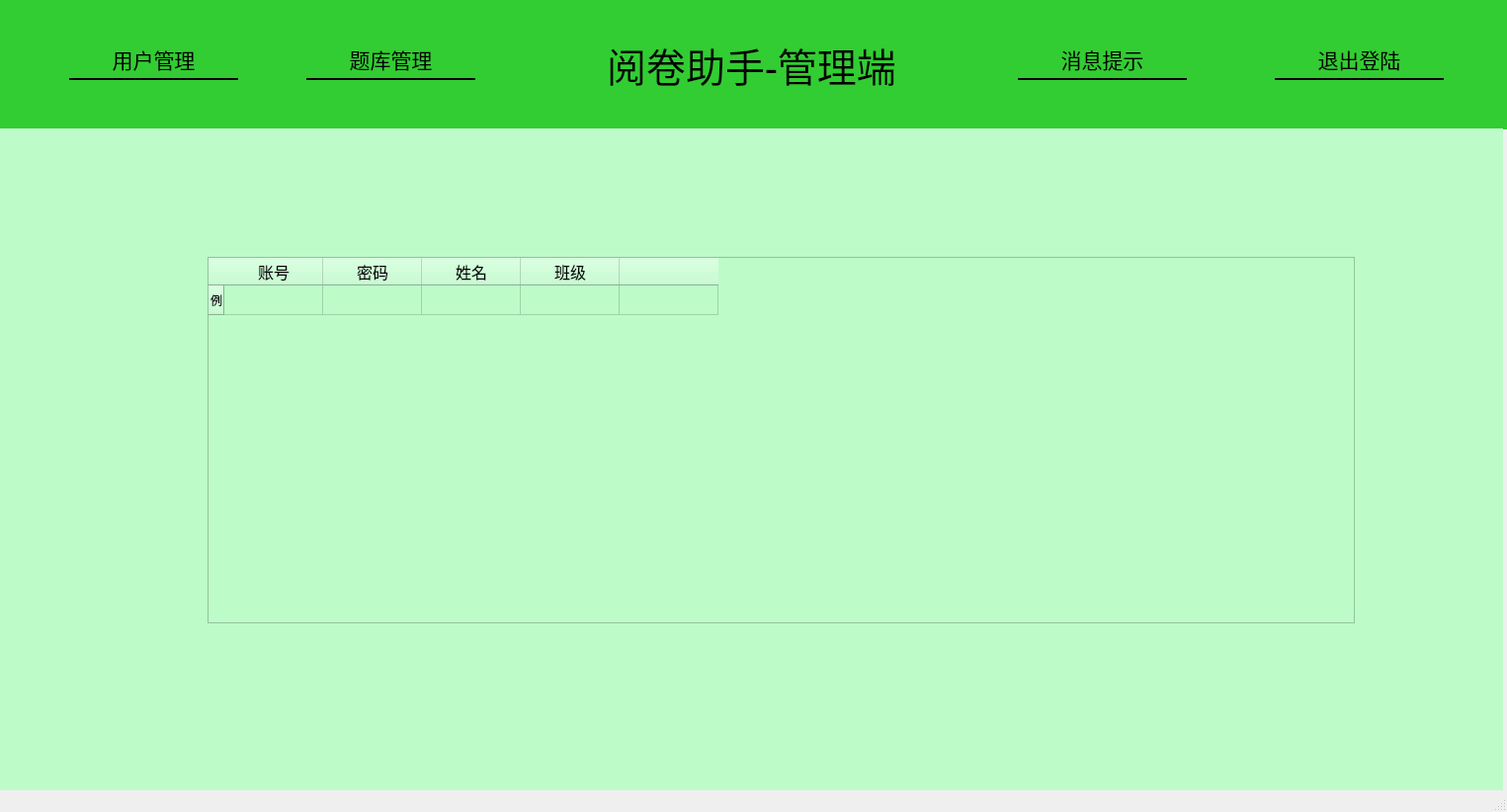
<?xml version="1.0" encoding="UTF-8"?>
<ui version="4.0">
 <class>MainWindow</class>
 <widget class="QMainWindow" name="MainWindow">
  <property name="geometry">
   <rect>
    <x>0</x>
    <y>0</y>
    <width>1525</width>
    <height>822</height>
   </rect>
  </property>
  <property name="palette">
   <palette>
    <active>
     <colorrole role="Base">
      <brush brushstyle="SolidPattern">
       <color alpha="255">
        <red>0</red>
        <green>255</green>
        <blue>0</blue>
       </color>
      </brush>
     </colorrole>
    </active>
    <inactive>
     <colorrole role="Base">
      <brush brushstyle="SolidPattern">
       <color alpha="255">
        <red>0</red>
        <green>255</green>
        <blue>0</blue>
       </color>
      </brush>
     </colorrole>
    </inactive>
    <disabled>
     <colorrole role="Base">
      <brush brushstyle="SolidPattern">
       <color alpha="255">
        <red>240</red>
        <green>240</green>
        <blue>240</blue>
       </color>
      </brush>
     </colorrole>
    </disabled>
   </palette>
  </property>
  <property name="windowTitle">
   <string>MainWindow</string>
  </property>
  <widget class="QWidget" name="centralwidget">
   <widget class="QWidget" name="widget" native="true">
    <property name="geometry">
     <rect>
      <x>-10</x>
      <y>0</y>
      <width>1581</width>
      <height>131</height>
     </rect>
    </property>
    <property name="palette">
     <palette>
      <active>
       <colorrole role="Button">
        <brush brushstyle="SolidPattern">
         <color alpha="255">
          <red>50</red>
          <green>205</green>
          <blue>50</blue>
         </color>
        </brush>
       </colorrole>
       <colorrole role="Base">
        <brush brushstyle="SolidPattern">
         <color alpha="255">
          <red>50</red>
          <green>205</green>
          <blue>50</blue>
         </color>
        </brush>
       </colorrole>
       <colorrole role="Window">
        <brush brushstyle="SolidPattern">
         <color alpha="255">
          <red>50</red>
          <green>205</green>
          <blue>50</blue>
         </color>
        </brush>
       </colorrole>
      </active>
      <inactive>
       <colorrole role="Button">
        <brush brushstyle="SolidPattern">
         <color alpha="255">
          <red>50</red>
          <green>205</green>
          <blue>50</blue>
         </color>
        </brush>
       </colorrole>
       <colorrole role="Base">
        <brush brushstyle="SolidPattern">
         <color alpha="255">
          <red>50</red>
          <green>205</green>
          <blue>50</blue>
         </color>
        </brush>
       </colorrole>
       <colorrole role="Window">
        <brush brushstyle="SolidPattern">
         <color alpha="255">
          <red>50</red>
          <green>205</green>
          <blue>50</blue>
         </color>
        </brush>
       </colorrole>
      </inactive>
      <disabled>
       <colorrole role="Button">
        <brush brushstyle="SolidPattern">
         <color alpha="255">
          <red>50</red>
          <green>205</green>
          <blue>50</blue>
         </color>
        </brush>
       </colorrole>
       <colorrole role="Base">
        <brush brushstyle="SolidPattern">
         <color alpha="255">
          <red>50</red>
          <green>205</green>
          <blue>50</blue>
         </color>
        </brush>
       </colorrole>
       <colorrole role="Window">
        <brush brushstyle="SolidPattern">
         <color alpha="255">
          <red>50</red>
          <green>205</green>
          <blue>50</blue>
         </color>
        </brush>
       </colorrole>
      </disabled>
     </palette>
    </property>
    <property name="styleSheet">
     <string notr="true">QWidget{
	background-color: #32CD32;
}</string>
    </property>
    <widget class="QLabel" name="label">
     <property name="geometry">
      <rect>
       <x>540</x>
       <y>0</y>
       <width>461</width>
       <height>131</height>
      </rect>
     </property>
     <property name="font">
      <font>
       <family>楷体</family>
       <pointsize>30</pointsize>
       <underline>false</underline>
      </font>
     </property>
     <property name="styleSheet">
      <string notr="true">Label{
	text-align: center;
}</string>
     </property>
     <property name="text">
      <string>阅卷助手-管理端</string>
     </property>
     <property name="alignment">
      <set>Qt::AlignCenter</set>
     </property>
    </widget>
    <widget class="QPushButton" name="pushButton">
     <property name="geometry">
      <rect>
       <x>80</x>
       <y>40</y>
       <width>171</width>
       <height>41</height>
      </rect>
     </property>
     <property name="font">
      <font>
       <pointsize>16</pointsize>
       <underline>false</underline>
      </font>
     </property>
     <property name="styleSheet">
      <string notr="true">QPushButton{
	border: 0px;
	border-bottom:  2px solid #000;
}</string>
     </property>
     <property name="text">
      <string>用户管理</string>
     </property>
    </widget>
    <widget class="QPushButton" name="pushButton_3">
     <property name="geometry">
      <rect>
       <x>1040</x>
       <y>40</y>
       <width>171</width>
       <height>41</height>
      </rect>
     </property>
     <property name="font">
      <font>
       <pointsize>16</pointsize>
       <underline>false</underline>
      </font>
     </property>
     <property name="styleSheet">
      <string notr="true">QPushButton{
	border: 0px;
	border-bottom:  2px solid #000;
}</string>
     </property>
     <property name="text">
      <string>消息提示</string>
     </property>
    </widget>
    <widget class="QPushButton" name="pushButton_4">
     <property name="geometry">
      <rect>
       <x>1300</x>
       <y>40</y>
       <width>171</width>
       <height>41</height>
      </rect>
     </property>
     <property name="font">
      <font>
       <pointsize>16</pointsize>
       <underline>false</underline>
      </font>
     </property>
     <property name="styleSheet">
      <string notr="true">QPushButton{
	border: 0px;
	border-bottom:  2px solid #000;
}</string>
     </property>
     <property name="text">
      <string>退出登陆</string>
     </property>
    </widget>
    <widget class="QPushButton" name="pushButton_2">
     <property name="geometry">
      <rect>
       <x>320</x>
       <y>40</y>
       <width>171</width>
       <height>41</height>
      </rect>
     </property>
     <property name="font">
      <font>
       <pointsize>16</pointsize>
       <underline>false</underline>
      </font>
     </property>
     <property name="styleSheet">
      <string notr="true">QPushButton{
	border: 0px;
	border-bottom:  2px solid #000;
}</string>
     </property>
     <property name="text">
      <string>题库管理</string>
     </property>
    </widget>
   </widget>
   <widget class="QStackedWidget" name="stackedWidget">
    <property name="geometry">
     <rect>
      <x>0</x>
      <y>130</y>
      <width>1521</width>
      <height>711</height>
     </rect>
    </property>
    <property name="palette">
     <palette>
      <active>
       <colorrole role="Base">
        <brush brushstyle="SolidPattern">
         <color alpha="255">
          <red>255</red>
          <green>255</green>
          <blue>205</blue>
         </color>
        </brush>
       </colorrole>
       <colorrole role="Window">
        <brush brushstyle="SolidPattern">
         <color alpha="255">
          <red>255</red>
          <green>255</green>
          <blue>205</blue>
         </color>
        </brush>
       </colorrole>
      </active>
      <inactive>
       <colorrole role="Base">
        <brush brushstyle="SolidPattern">
         <color alpha="255">
          <red>255</red>
          <green>255</green>
          <blue>205</blue>
         </color>
        </brush>
       </colorrole>
       <colorrole role="Window">
        <brush brushstyle="SolidPattern">
         <color alpha="255">
          <red>255</red>
          <green>255</green>
          <blue>205</blue>
         </color>
        </brush>
       </colorrole>
      </inactive>
      <disabled>
       <colorrole role="Base">
        <brush brushstyle="SolidPattern">
         <color alpha="255">
          <red>255</red>
          <green>255</green>
          <blue>205</blue>
         </color>
        </brush>
       </colorrole>
       <colorrole role="Window">
        <brush brushstyle="SolidPattern">
         <color alpha="255">
          <red>255</red>
          <green>255</green>
          <blue>205</blue>
         </color>
        </brush>
       </colorrole>
      </disabled>
     </palette>
    </property>
    <property name="styleSheet">
     <string notr="true">QStackWidget{
	background-color: #FFFFCD;
}</string>
    </property>
    <property name="currentIndex">
     <number>1</number>
    </property>
    <widget class="QWidget" name="page">
     <property name="styleSheet">
      <string notr="true">QWidget{
	background-color: #BDFCC9;
}</string>
     </property>
     <widget class="QLabel" name="label_2">
      <property name="geometry">
       <rect>
        <x>70</x>
        <y>70</y>
        <width>561</width>
        <height>31</height>
       </rect>
      </property>
      <property name="font">
       <font>
        <pointsize>14</pointsize>
       </font>
      </property>
      <property name="text">
       <string>欢迎您，XXX管理员，现在是XXXX年XX月XX日 XX:XX:XX</string>
      </property>
     </widget>
     <widget class="QLabel" name="label_3">
      <property name="geometry">
       <rect>
        <x>70</x>
        <y>160</y>
        <width>991</width>
        <height>111</height>
       </rect>
      </property>
      <property name="font">
       <font>
        <pointsize>14</pointsize>
       </font>
      </property>
      <property name="text">
       <string>截止目前系统已注册账号有XX个，其中有XX个学生账号，XX个教师账号，XX个管理员账号。

截止目前系统已上传题目XX道。</string>
      </property>
     </widget>
    </widget>
    <widget class="QWidget" name="page_2">
     <property name="styleSheet">
      <string notr="true">QWidget{
	background-color: #BDFCC9;
}</string>
     </property>
     <widget class="QTableWidget" name="tableWidget_2">
      <property name="geometry">
       <rect>
        <x>210</x>
        <y>130</y>
        <width>1161</width>
        <height>371</height>
       </rect>
      </property>
      <property name="palette">
       <palette>
        <active>
         <colorrole role="WindowText">
          <brush brushstyle="SolidPattern">
           <color alpha="255">
            <red>0</red>
            <green>0</green>
            <blue>0</blue>
           </color>
          </brush>
         </colorrole>
         <colorrole role="Button">
          <brush brushstyle="SolidPattern">
           <color alpha="255">
            <red>189</red>
            <green>252</green>
            <blue>201</blue>
           </color>
          </brush>
         </colorrole>
         <colorrole role="Light">
          <brush brushstyle="SolidPattern">
           <color alpha="255">
            <red>255</red>
            <green>230</green>
            <blue>203</blue>
           </color>
          </brush>
         </colorrole>
         <colorrole role="Midlight">
          <brush brushstyle="SolidPattern">
           <color alpha="255">
            <red>241</red>
            <green>199</green>
            <blue>154</blue>
           </color>
          </brush>
         </colorrole>
         <colorrole role="Dark">
          <brush brushstyle="SolidPattern">
           <color alpha="255">
            <red>113</red>
            <green>84</green>
            <blue>52</blue>
           </color>
          </brush>
         </colorrole>
         <colorrole role="Mid">
          <brush brushstyle="SolidPattern">
           <color alpha="255">
            <red>151</red>
            <green>112</green>
            <blue>70</blue>
           </color>
          </brush>
         </colorrole>
         <colorrole role="Text">
          <brush brushstyle="SolidPattern">
           <color alpha="255">
            <red>0</red>
            <green>0</green>
            <blue>0</blue>
           </color>
          </brush>
         </colorrole>
         <colorrole role="BrightText">
          <brush brushstyle="SolidPattern">
           <color alpha="255">
            <red>255</red>
            <green>255</green>
            <blue>255</blue>
           </color>
          </brush>
         </colorrole>
         <colorrole role="ButtonText">
          <brush brushstyle="SolidPattern">
           <color alpha="255">
            <red>0</red>
            <green>0</green>
            <blue>0</blue>
           </color>
          </brush>
         </colorrole>
         <colorrole role="Base">
          <brush brushstyle="SolidPattern">
           <color alpha="255">
            <red>255</red>
            <green>255</green>
            <blue>255</blue>
           </color>
          </brush>
         </colorrole>
         <colorrole role="Window">
          <brush brushstyle="SolidPattern">
           <color alpha="255">
            <red>189</red>
            <green>252</green>
            <blue>201</blue>
           </color>
          </brush>
         </colorrole>
         <colorrole role="Shadow">
          <brush brushstyle="SolidPattern">
           <color alpha="255">
            <red>0</red>
            <green>0</green>
            <blue>0</blue>
           </color>
          </brush>
         </colorrole>
         <colorrole role="AlternateBase">
          <brush brushstyle="SolidPattern">
           <color alpha="255">
            <red>241</red>
            <green>211</green>
            <blue>180</blue>
           </color>
          </brush>
         </colorrole>
         <colorrole role="ToolTipBase">
          <brush brushstyle="SolidPattern">
           <color alpha="255">
            <red>255</red>
            <green>255</green>
            <blue>220</blue>
           </color>
          </brush>
         </colorrole>
         <colorrole role="ToolTipText">
          <brush brushstyle="SolidPattern">
           <color alpha="255">
            <red>0</red>
            <green>0</green>
            <blue>0</blue>
           </color>
          </brush>
         </colorrole>
         <colorrole role="PlaceholderText">
          <brush brushstyle="SolidPattern">
           <color alpha="128">
            <red>0</red>
            <green>0</green>
            <blue>0</blue>
           </color>
          </brush>
         </colorrole>
        </active>
        <inactive>
         <colorrole role="WindowText">
          <brush brushstyle="SolidPattern">
           <color alpha="255">
            <red>0</red>
            <green>0</green>
            <blue>0</blue>
           </color>
          </brush>
         </colorrole>
         <colorrole role="Button">
          <brush brushstyle="SolidPattern">
           <color alpha="255">
            <red>189</red>
            <green>252</green>
            <blue>201</blue>
           </color>
          </brush>
         </colorrole>
         <colorrole role="Light">
          <brush brushstyle="SolidPattern">
           <color alpha="255">
            <red>255</red>
            <green>230</green>
            <blue>203</blue>
           </color>
          </brush>
         </colorrole>
         <colorrole role="Midlight">
          <brush brushstyle="SolidPattern">
           <color alpha="255">
            <red>241</red>
            <green>199</green>
            <blue>154</blue>
           </color>
          </brush>
         </colorrole>
         <colorrole role="Dark">
          <brush brushstyle="SolidPattern">
           <color alpha="255">
            <red>113</red>
            <green>84</green>
            <blue>52</blue>
           </color>
          </brush>
         </colorrole>
         <colorrole role="Mid">
          <brush brushstyle="SolidPattern">
           <color alpha="255">
            <red>151</red>
            <green>112</green>
            <blue>70</blue>
           </color>
          </brush>
         </colorrole>
         <colorrole role="Text">
          <brush brushstyle="SolidPattern">
           <color alpha="255">
            <red>0</red>
            <green>0</green>
            <blue>0</blue>
           </color>
          </brush>
         </colorrole>
         <colorrole role="BrightText">
          <brush brushstyle="SolidPattern">
           <color alpha="255">
            <red>255</red>
            <green>255</green>
            <blue>255</blue>
           </color>
          </brush>
         </colorrole>
         <colorrole role="ButtonText">
          <brush brushstyle="SolidPattern">
           <color alpha="255">
            <red>0</red>
            <green>0</green>
            <blue>0</blue>
           </color>
          </brush>
         </colorrole>
         <colorrole role="Base">
          <brush brushstyle="SolidPattern">
           <color alpha="255">
            <red>255</red>
            <green>255</green>
            <blue>255</blue>
           </color>
          </brush>
         </colorrole>
         <colorrole role="Window">
          <brush brushstyle="SolidPattern">
           <color alpha="255">
            <red>189</red>
            <green>252</green>
            <blue>201</blue>
           </color>
          </brush>
         </colorrole>
         <colorrole role="Shadow">
          <brush brushstyle="SolidPattern">
           <color alpha="255">
            <red>0</red>
            <green>0</green>
            <blue>0</blue>
           </color>
          </brush>
         </colorrole>
         <colorrole role="AlternateBase">
          <brush brushstyle="SolidPattern">
           <color alpha="255">
            <red>241</red>
            <green>211</green>
            <blue>180</blue>
           </color>
          </brush>
         </colorrole>
         <colorrole role="ToolTipBase">
          <brush brushstyle="SolidPattern">
           <color alpha="255">
            <red>255</red>
            <green>255</green>
            <blue>220</blue>
           </color>
          </brush>
         </colorrole>
         <colorrole role="ToolTipText">
          <brush brushstyle="SolidPattern">
           <color alpha="255">
            <red>0</red>
            <green>0</green>
            <blue>0</blue>
           </color>
          </brush>
         </colorrole>
         <colorrole role="PlaceholderText">
          <brush brushstyle="SolidPattern">
           <color alpha="128">
            <red>0</red>
            <green>0</green>
            <blue>0</blue>
           </color>
          </brush>
         </colorrole>
        </inactive>
        <disabled>
         <colorrole role="WindowText">
          <brush brushstyle="SolidPattern">
           <color alpha="255">
            <red>113</red>
            <green>84</green>
            <blue>52</blue>
           </color>
          </brush>
         </colorrole>
         <colorrole role="Button">
          <brush brushstyle="SolidPattern">
           <color alpha="255">
            <red>189</red>
            <green>252</green>
            <blue>201</blue>
           </color>
          </brush>
         </colorrole>
         <colorrole role="Light">
          <brush brushstyle="SolidPattern">
           <color alpha="255">
            <red>255</red>
            <green>230</green>
            <blue>203</blue>
           </color>
          </brush>
         </colorrole>
         <colorrole role="Midlight">
          <brush brushstyle="SolidPattern">
           <color alpha="255">
            <red>241</red>
            <green>199</green>
            <blue>154</blue>
           </color>
          </brush>
         </colorrole>
         <colorrole role="Dark">
          <brush brushstyle="SolidPattern">
           <color alpha="255">
            <red>113</red>
            <green>84</green>
            <blue>52</blue>
           </color>
          </brush>
         </colorrole>
         <colorrole role="Mid">
          <brush brushstyle="SolidPattern">
           <color alpha="255">
            <red>151</red>
            <green>112</green>
            <blue>70</blue>
           </color>
          </brush>
         </colorrole>
         <colorrole role="Text">
          <brush brushstyle="SolidPattern">
           <color alpha="255">
            <red>113</red>
            <green>84</green>
            <blue>52</blue>
           </color>
          </brush>
         </colorrole>
         <colorrole role="BrightText">
          <brush brushstyle="SolidPattern">
           <color alpha="255">
            <red>255</red>
            <green>255</green>
            <blue>255</blue>
           </color>
          </brush>
         </colorrole>
         <colorrole role="ButtonText">
          <brush brushstyle="SolidPattern">
           <color alpha="255">
            <red>113</red>
            <green>84</green>
            <blue>52</blue>
           </color>
          </brush>
         </colorrole>
         <colorrole role="Base">
          <brush brushstyle="SolidPattern">
           <color alpha="255">
            <red>189</red>
            <green>252</green>
            <blue>201</blue>
           </color>
          </brush>
         </colorrole>
         <colorrole role="Window">
          <brush brushstyle="SolidPattern">
           <color alpha="255">
            <red>189</red>
            <green>252</green>
            <blue>201</blue>
           </color>
          </brush>
         </colorrole>
         <colorrole role="Shadow">
          <brush brushstyle="SolidPattern">
           <color alpha="255">
            <red>0</red>
            <green>0</green>
            <blue>0</blue>
           </color>
          </brush>
         </colorrole>
         <colorrole role="AlternateBase">
          <brush brushstyle="SolidPattern">
           <color alpha="255">
            <red>227</red>
            <green>168</green>
            <blue>105</blue>
           </color>
          </brush>
         </colorrole>
         <colorrole role="ToolTipBase">
          <brush brushstyle="SolidPattern">
           <color alpha="255">
            <red>255</red>
            <green>255</green>
            <blue>220</blue>
           </color>
          </brush>
         </colorrole>
         <colorrole role="ToolTipText">
          <brush brushstyle="SolidPattern">
           <color alpha="255">
            <red>0</red>
            <green>0</green>
            <blue>0</blue>
           </color>
          </brush>
         </colorrole>
         <colorrole role="PlaceholderText">
          <brush brushstyle="SolidPattern">
           <color alpha="128">
            <red>0</red>
            <green>0</green>
            <blue>0</blue>
           </color>
          </brush>
         </colorrole>
        </disabled>
       </palette>
      </property>
      <row>
       <property name="text">
        <string>例</string>
       </property>
      </row>
      <column>
       <property name="text">
        <string>账号</string>
       </property>
       <property name="font">
        <font>
         <pointsize>12</pointsize>
        </font>
       </property>
       <property name="background">
        <color>
         <red>255</red>
         <green>255</green>
         <blue>255</blue>
        </color>
       </property>
      </column>
      <column>
       <property name="text">
        <string>密码</string>
       </property>
       <property name="font">
        <font>
         <pointsize>12</pointsize>
        </font>
       </property>
      </column>
      <column>
       <property name="text">
        <string>姓名</string>
       </property>
       <property name="font">
        <font>
         <pointsize>12</pointsize>
        </font>
       </property>
      </column>
      <column>
       <property name="text">
        <string>班级</string>
       </property>
       <property name="font">
        <font>
         <pointsize>12</pointsize>
        </font>
       </property>
       <property name="background">
        <color>
         <red>255</red>
         <green>255</green>
         <blue>255</blue>
        </color>
       </property>
      </column>
      <column>
       <property name="text">
        <string/>
       </property>
       <property name="font">
        <font>
         <pointsize>12</pointsize>
        </font>
       </property>
      </column>
      <item row="0" column="3">
       <property name="text">
        <string/>
       </property>
      </item>
     </widget>
    </widget>
    <widget class="QWidget" name="page_3">
     <property name="palette">
      <palette>
       <active>
        <colorrole role="Base">
         <brush brushstyle="SolidPattern">
          <color alpha="255">
           <red>255</red>
           <green>255</green>
           <blue>255</blue>
          </color>
         </brush>
        </colorrole>
        <colorrole role="Window">
         <brush brushstyle="SolidPattern">
          <color alpha="255">
           <red>189</red>
           <green>252</green>
           <blue>201</blue>
          </color>
         </brush>
        </colorrole>
       </active>
       <inactive>
        <colorrole role="Base">
         <brush brushstyle="SolidPattern">
          <color alpha="255">
           <red>255</red>
           <green>255</green>
           <blue>255</blue>
          </color>
         </brush>
        </colorrole>
        <colorrole role="Window">
         <brush brushstyle="SolidPattern">
          <color alpha="255">
           <red>189</red>
           <green>252</green>
           <blue>201</blue>
          </color>
         </brush>
        </colorrole>
       </inactive>
       <disabled>
        <colorrole role="Base">
         <brush brushstyle="SolidPattern">
          <color alpha="255">
           <red>189</red>
           <green>252</green>
           <blue>201</blue>
          </color>
         </brush>
        </colorrole>
        <colorrole role="Window">
         <brush brushstyle="SolidPattern">
          <color alpha="255">
           <red>189</red>
           <green>252</green>
           <blue>201</blue>
          </color>
         </brush>
        </colorrole>
       </disabled>
      </palette>
     </property>
     <property name="styleSheet">
      <string notr="true">QStackWidget{
	background-color: #FFFFCD;
}</string>
     </property>
     <widget class="QTableWidget" name="tableWidget_3">
      <property name="geometry">
       <rect>
        <x>160</x>
        <y>140</y>
        <width>1161</width>
        <height>371</height>
       </rect>
      </property>
      <property name="palette">
       <palette>
        <active>
         <colorrole role="WindowText">
          <brush brushstyle="SolidPattern">
           <color alpha="255">
            <red>0</red>
            <green>0</green>
            <blue>0</blue>
           </color>
          </brush>
         </colorrole>
         <colorrole role="Button">
          <brush brushstyle="SolidPattern">
           <color alpha="255">
            <red>189</red>
            <green>252</green>
            <blue>201</blue>
           </color>
          </brush>
         </colorrole>
         <colorrole role="Light">
          <brush brushstyle="SolidPattern">
           <color alpha="255">
            <red>255</red>
            <green>230</green>
            <blue>203</blue>
           </color>
          </brush>
         </colorrole>
         <colorrole role="Midlight">
          <brush brushstyle="SolidPattern">
           <color alpha="255">
            <red>241</red>
            <green>199</green>
            <blue>154</blue>
           </color>
          </brush>
         </colorrole>
         <colorrole role="Dark">
          <brush brushstyle="SolidPattern">
           <color alpha="255">
            <red>113</red>
            <green>84</green>
            <blue>52</blue>
           </color>
          </brush>
         </colorrole>
         <colorrole role="Mid">
          <brush brushstyle="SolidPattern">
           <color alpha="255">
            <red>151</red>
            <green>112</green>
            <blue>70</blue>
           </color>
          </brush>
         </colorrole>
         <colorrole role="Text">
          <brush brushstyle="SolidPattern">
           <color alpha="255">
            <red>0</red>
            <green>0</green>
            <blue>0</blue>
           </color>
          </brush>
         </colorrole>
         <colorrole role="BrightText">
          <brush brushstyle="SolidPattern">
           <color alpha="255">
            <red>255</red>
            <green>255</green>
            <blue>255</blue>
           </color>
          </brush>
         </colorrole>
         <colorrole role="ButtonText">
          <brush brushstyle="SolidPattern">
           <color alpha="255">
            <red>0</red>
            <green>0</green>
            <blue>0</blue>
           </color>
          </brush>
         </colorrole>
         <colorrole role="Base">
          <brush brushstyle="SolidPattern">
           <color alpha="255">
            <red>255</red>
            <green>255</green>
            <blue>255</blue>
           </color>
          </brush>
         </colorrole>
         <colorrole role="Window">
          <brush brushstyle="SolidPattern">
           <color alpha="255">
            <red>189</red>
            <green>252</green>
            <blue>201</blue>
           </color>
          </brush>
         </colorrole>
         <colorrole role="Shadow">
          <brush brushstyle="SolidPattern">
           <color alpha="255">
            <red>0</red>
            <green>0</green>
            <blue>0</blue>
           </color>
          </brush>
         </colorrole>
         <colorrole role="AlternateBase">
          <brush brushstyle="SolidPattern">
           <color alpha="255">
            <red>241</red>
            <green>211</green>
            <blue>180</blue>
           </color>
          </brush>
         </colorrole>
         <colorrole role="ToolTipBase">
          <brush brushstyle="SolidPattern">
           <color alpha="255">
            <red>255</red>
            <green>255</green>
            <blue>220</blue>
           </color>
          </brush>
         </colorrole>
         <colorrole role="ToolTipText">
          <brush brushstyle="SolidPattern">
           <color alpha="255">
            <red>0</red>
            <green>0</green>
            <blue>0</blue>
           </color>
          </brush>
         </colorrole>
         <colorrole role="PlaceholderText">
          <brush brushstyle="SolidPattern">
           <color alpha="128">
            <red>0</red>
            <green>0</green>
            <blue>0</blue>
           </color>
          </brush>
         </colorrole>
        </active>
        <inactive>
         <colorrole role="WindowText">
          <brush brushstyle="SolidPattern">
           <color alpha="255">
            <red>0</red>
            <green>0</green>
            <blue>0</blue>
           </color>
          </brush>
         </colorrole>
         <colorrole role="Button">
          <brush brushstyle="SolidPattern">
           <color alpha="255">
            <red>189</red>
            <green>252</green>
            <blue>201</blue>
           </color>
          </brush>
         </colorrole>
         <colorrole role="Light">
          <brush brushstyle="SolidPattern">
           <color alpha="255">
            <red>255</red>
            <green>230</green>
            <blue>203</blue>
           </color>
          </brush>
         </colorrole>
         <colorrole role="Midlight">
          <brush brushstyle="SolidPattern">
           <color alpha="255">
            <red>241</red>
            <green>199</green>
            <blue>154</blue>
           </color>
          </brush>
         </colorrole>
         <colorrole role="Dark">
          <brush brushstyle="SolidPattern">
           <color alpha="255">
            <red>113</red>
            <green>84</green>
            <blue>52</blue>
           </color>
          </brush>
         </colorrole>
         <colorrole role="Mid">
          <brush brushstyle="SolidPattern">
           <color alpha="255">
            <red>151</red>
            <green>112</green>
            <blue>70</blue>
           </color>
          </brush>
         </colorrole>
         <colorrole role="Text">
          <brush brushstyle="SolidPattern">
           <color alpha="255">
            <red>0</red>
            <green>0</green>
            <blue>0</blue>
           </color>
          </brush>
         </colorrole>
         <colorrole role="BrightText">
          <brush brushstyle="SolidPattern">
           <color alpha="255">
            <red>255</red>
            <green>255</green>
            <blue>255</blue>
           </color>
          </brush>
         </colorrole>
         <colorrole role="ButtonText">
          <brush brushstyle="SolidPattern">
           <color alpha="255">
            <red>0</red>
            <green>0</green>
            <blue>0</blue>
           </color>
          </brush>
         </colorrole>
         <colorrole role="Base">
          <brush brushstyle="SolidPattern">
           <color alpha="255">
            <red>255</red>
            <green>255</green>
            <blue>255</blue>
           </color>
          </brush>
         </colorrole>
         <colorrole role="Window">
          <brush brushstyle="SolidPattern">
           <color alpha="255">
            <red>189</red>
            <green>252</green>
            <blue>201</blue>
           </color>
          </brush>
         </colorrole>
         <colorrole role="Shadow">
          <brush brushstyle="SolidPattern">
           <color alpha="255">
            <red>0</red>
            <green>0</green>
            <blue>0</blue>
           </color>
          </brush>
         </colorrole>
         <colorrole role="AlternateBase">
          <brush brushstyle="SolidPattern">
           <color alpha="255">
            <red>241</red>
            <green>211</green>
            <blue>180</blue>
           </color>
          </brush>
         </colorrole>
         <colorrole role="ToolTipBase">
          <brush brushstyle="SolidPattern">
           <color alpha="255">
            <red>255</red>
            <green>255</green>
            <blue>220</blue>
           </color>
          </brush>
         </colorrole>
         <colorrole role="ToolTipText">
          <brush brushstyle="SolidPattern">
           <color alpha="255">
            <red>0</red>
            <green>0</green>
            <blue>0</blue>
           </color>
          </brush>
         </colorrole>
         <colorrole role="PlaceholderText">
          <brush brushstyle="SolidPattern">
           <color alpha="128">
            <red>0</red>
            <green>0</green>
            <blue>0</blue>
           </color>
          </brush>
         </colorrole>
        </inactive>
        <disabled>
         <colorrole role="WindowText">
          <brush brushstyle="SolidPattern">
           <color alpha="255">
            <red>113</red>
            <green>84</green>
            <blue>52</blue>
           </color>
          </brush>
         </colorrole>
         <colorrole role="Button">
          <brush brushstyle="SolidPattern">
           <color alpha="255">
            <red>189</red>
            <green>252</green>
            <blue>201</blue>
           </color>
          </brush>
         </colorrole>
         <colorrole role="Light">
          <brush brushstyle="SolidPattern">
           <color alpha="255">
            <red>255</red>
            <green>230</green>
            <blue>203</blue>
           </color>
          </brush>
         </colorrole>
         <colorrole role="Midlight">
          <brush brushstyle="SolidPattern">
           <color alpha="255">
            <red>241</red>
            <green>199</green>
            <blue>154</blue>
           </color>
          </brush>
         </colorrole>
         <colorrole role="Dark">
          <brush brushstyle="SolidPattern">
           <color alpha="255">
            <red>113</red>
            <green>84</green>
            <blue>52</blue>
           </color>
          </brush>
         </colorrole>
         <colorrole role="Mid">
          <brush brushstyle="SolidPattern">
           <color alpha="255">
            <red>151</red>
            <green>112</green>
            <blue>70</blue>
           </color>
          </brush>
         </colorrole>
         <colorrole role="Text">
          <brush brushstyle="SolidPattern">
           <color alpha="255">
            <red>113</red>
            <green>84</green>
            <blue>52</blue>
           </color>
          </brush>
         </colorrole>
         <colorrole role="BrightText">
          <brush brushstyle="SolidPattern">
           <color alpha="255">
            <red>255</red>
            <green>255</green>
            <blue>255</blue>
           </color>
          </brush>
         </colorrole>
         <colorrole role="ButtonText">
          <brush brushstyle="SolidPattern">
           <color alpha="255">
            <red>113</red>
            <green>84</green>
            <blue>52</blue>
           </color>
          </brush>
         </colorrole>
         <colorrole role="Base">
          <brush brushstyle="SolidPattern">
           <color alpha="255">
            <red>189</red>
            <green>252</green>
            <blue>201</blue>
           </color>
          </brush>
         </colorrole>
         <colorrole role="Window">
          <brush brushstyle="SolidPattern">
           <color alpha="255">
            <red>189</red>
            <green>252</green>
            <blue>201</blue>
           </color>
          </brush>
         </colorrole>
         <colorrole role="Shadow">
          <brush brushstyle="SolidPattern">
           <color alpha="255">
            <red>0</red>
            <green>0</green>
            <blue>0</blue>
           </color>
          </brush>
         </colorrole>
         <colorrole role="AlternateBase">
          <brush brushstyle="SolidPattern">
           <color alpha="255">
            <red>227</red>
            <green>168</green>
            <blue>105</blue>
           </color>
          </brush>
         </colorrole>
         <colorrole role="ToolTipBase">
          <brush brushstyle="SolidPattern">
           <color alpha="255">
            <red>255</red>
            <green>255</green>
            <blue>220</blue>
           </color>
          </brush>
         </colorrole>
         <colorrole role="ToolTipText">
          <brush brushstyle="SolidPattern">
           <color alpha="255">
            <red>0</red>
            <green>0</green>
            <blue>0</blue>
           </color>
          </brush>
         </colorrole>
         <colorrole role="PlaceholderText">
          <brush brushstyle="SolidPattern">
           <color alpha="128">
            <red>0</red>
            <green>0</green>
            <blue>0</blue>
           </color>
          </brush>
         </colorrole>
        </disabled>
       </palette>
      </property>
      <row>
       <property name="text">
        <string>例</string>
       </property>
      </row>
      <column>
       <property name="text">
        <string>题目</string>
       </property>
       <property name="font">
        <font>
         <pointsize>12</pointsize>
        </font>
       </property>
       <property name="background">
        <color>
         <red>255</red>
         <green>255</green>
         <blue>255</blue>
        </color>
       </property>
      </column>
      <column>
       <property name="text">
        <string>题型</string>
       </property>
       <property name="font">
        <font>
         <pointsize>12</pointsize>
        </font>
       </property>
      </column>
      <column>
       <property name="text">
        <string>答案</string>
       </property>
       <property name="font">
        <font>
         <pointsize>12</pointsize>
        </font>
       </property>
      </column>
      <column>
       <property name="text">
        <string/>
       </property>
       <property name="font">
        <font>
         <pointsize>12</pointsize>
        </font>
       </property>
       <property name="background">
        <color>
         <red>255</red>
         <green>255</green>
         <blue>255</blue>
        </color>
       </property>
      </column>
      <item row="0" column="3">
       <property name="text">
        <string/>
       </property>
      </item>
     </widget>
    </widget>
   </widget>
  </widget>
  <widget class="QMenuBar" name="menubar">
   <property name="geometry">
    <rect>
     <x>0</x>
     <y>0</y>
     <width>1525</width>
     <height>26</height>
    </rect>
   </property>
  </widget>
  <widget class="QStatusBar" name="statusbar"/>
 </widget>
 <resources/>
 <connections/>
</ui>
